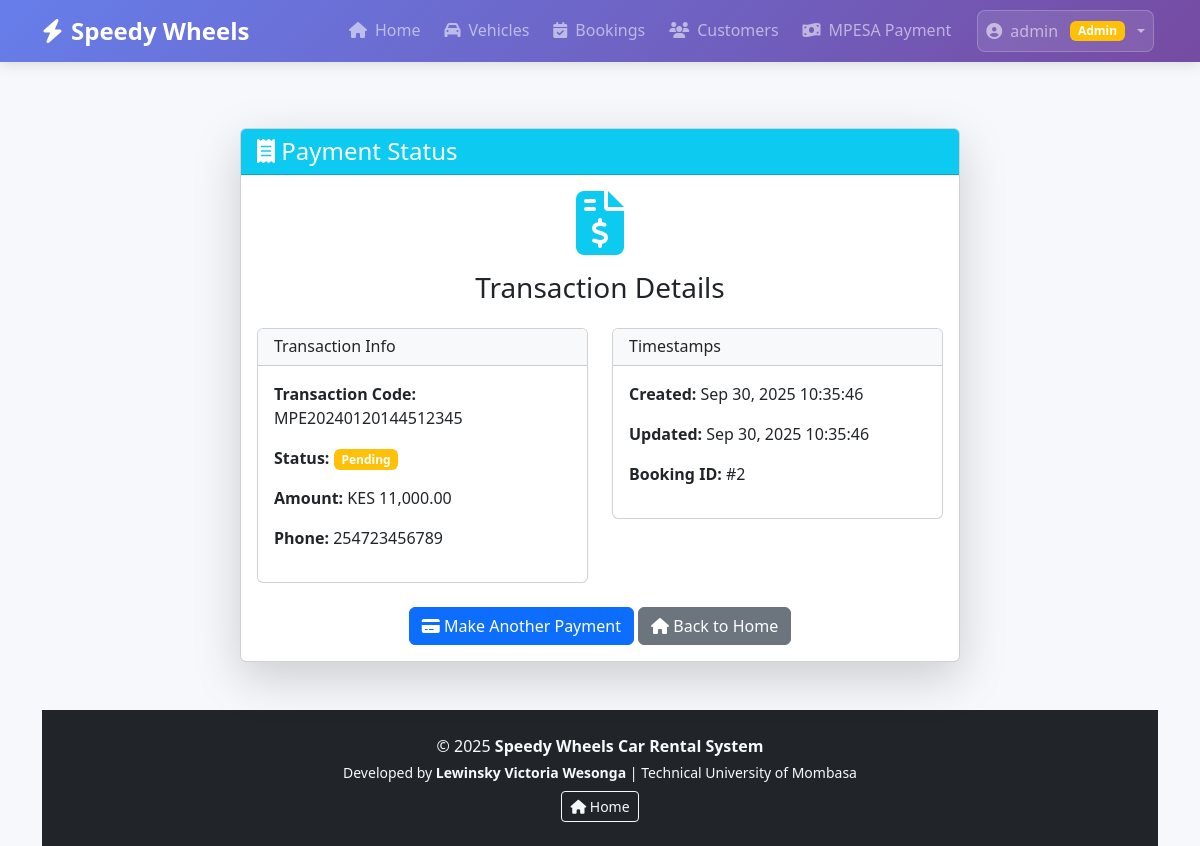
/src/modules/payments/payment_status.php?transaction_code=MPE20240120144512345 (signed in), run on the app's committed database.
### tables this page shows
CREATE TABLE mpesa_transactions (
    id INT PRIMARY KEY AUTO_INCREMENT,
    transaction_code VARCHAR(50) UNIQUE NOT NULL,
    phone VARCHAR(15) NOT NULL,
    amount DECIMAL(10,2) NOT NULL,
    booking_id INT,
    status ENUM('pending', 'completed', 'failed') DEFAULT 'pending',
    created_at TIMESTAMP DEFAULT CURRENT_TIMESTAMP,
    updated_at TIMESTAMP DEFAULT CURRENT_TIMESTAMP ON UPDATE CURRENT_TIMESTAMP,
    INDEX idx_transaction_code (transaction_code),
    INDEX idx_phone (phone),
    INDEX idx_status (status),
    INDEX idx_booking (booking_id)
);

### src/modules/payments/mpesa_processor.php (called while the page is built, shortened)
<?php
class MpesaProcessor {
    private $pdo;
    public function __construct() {
        try {
            $this->pdo = new PDO(
                "mysql:host=localhost;dbname=speedy_wheels;charset=utf8mb4",
                "root",
                "",
                [PDO::ATTR_ERRMODE => PDO::ERRMODE_EXCEPTION]
            );
        } catch (PDOException $e) {
            throw new Exception("Database connection failed: " . $e->getMessage());
        }
    }
    public function getTransactionStatus($transactionCode) {
        try {
            $stmt = $this->pdo->prepare("
                SELECT * FROM mpesa_transactions
                WHERE transaction_code = ?
            ");
            $stmt->execute([$transactionCode]);
            $transaction = $stmt->fetch(PDO::FETCH_ASSOC);
            return $transaction ?: ['status' => 'not_found'];
        } catch (Exception $e) {
            return ['status' => 'error', 'message' => $e->getMessage()];
        }
    }
}
?>

### src/modules/payments/payment_status.php (the view, shortened to what this page needs)
<?php
require_once "mpesa_processor.php";
$transaction_code = $_GET['transaction_code'] ?? '';
require_once "../../includes/header.php";
$mpesa = new MpesaProcessor();
$transaction = $mpesa->getTransactionStatus($transaction_code);
?>
<div class="container mt-4">
    <div class="row justify-content-center">
        <div class="col-md-8">
            <div class="card shadow-lg">
                <div class="card-header bg-info text-white">
                    <h4 class="mb-0"><i class="fas fa-receipt"></i> Payment Status</h4>
                </div>
                <div class="card-body">
                    <?php if ($transaction && $transaction['status'] !== 'not_found'): ?>
                        <div class="text-center mb-4">
                            <i class="fas fa-file-invoice-dollar fa-4x text-info mb-3"></i>
                            <h3>Transaction Details</h3>
                        </div>
                        <div class="row">
                            <div class="col-md-6">
                                <div class="card">
                                    <div class="card-header bg-light">
                                        <h6 class="mb-0">Transaction Info</h6>
                                    </div>
                                    <div class="card-body">
                                        <p><strong>Transaction Code:</strong> <?php echo htmlspecialchars($transaction['transaction_code']); ?></p>
                                        <p><strong>Status:</strong>
                                            <span class="badge bg-<?php echo $transaction['status'] == 'completed' ? 'success' : 'warning'; ?>">
                                                <?php echo ucfirst($transaction['status']); ?>
                                            </span>
                                        </p>
                                        <p><strong>Amount:</strong> KES <?php echo number_format($transaction['amount'], 2); ?></p>
                                        <p><strong>Phone:</strong> <?php echo htmlspecialchars($transaction['phone']); ?></p>
                                    </div>
                                </div>
                            </div>
                            <div class="col-md-6">
                                <div class="card">
                                    <div class="card-header bg-light">
                                        <h6 class="mb-0">Timestamps</h6>
                                    </div>
                                    <div class="card-body">
                                        <p><strong>Created:</strong> <?php echo date('M j, Y H:i:s', strtotime($transaction['created_at'])); ?></p>
                                        <?php if ($transaction['updated_at']): ?>
                                            <p><strong>Updated:</strong> <?php echo date('M j, Y H:i:s', strtotime($transaction['updated_at'])); ?></p>
                                        <?php endif; ?>
                                        <p><strong>Booking ID:</strong> #<?php echo htmlspecialchars($transaction['booking_id']); ?></p>
                                    </div>
                                </div>
                            </div>
                        </div>
                    <?php endif; ?>
                    <div class="mt-4 text-center">
                        <a href="payment.php" class="btn btn-primary">
                            <i class="fas fa-credit-card"></i> Make Another Payment
                        </a>
                        <a href="<?php echo base_url('index.php'); ?>" class="btn btn-secondary">
                            <i class="fas fa-home"></i> Back to Home
                        </a>
                    </div>
                </div>
            </div>
        </div>
    </div>
</div>
<?php require_once "../../includes/footer.php"; ?>

### src/includes/header.php (style rules this page uses)
:root { --primary-gradient: linear-gradient(135deg, #667eea 0%, #764ba2 100%); --primary-gradient-hover: linear-gradient(135deg, #5a6fd8 0%, #6a4190 100%); --shadow: 0 4px 12px rgba(0,0,0,0.1); }
body { background: #f7f8fb; padding-top: 80px; min-height: 100vh; display: flex; flex-direction: column; }

### data on the page
mpesa_transactions: transaction_code "MPE20240120144512345", status "Pending", amount "11,000.00", phone "254723456789", created_at "Sep 30, 2025 10:35:46", updated_at "Sep 30, 2025 10:35:46", booking "2"

### other printed values
$item['title'] "Home"
$item['title'] "Vehicles"
$item['title'] "Bookings"
$item['title'] "Customers"
$item['title'] "MPESA Payment"
getCurrentUsername() "admin"
